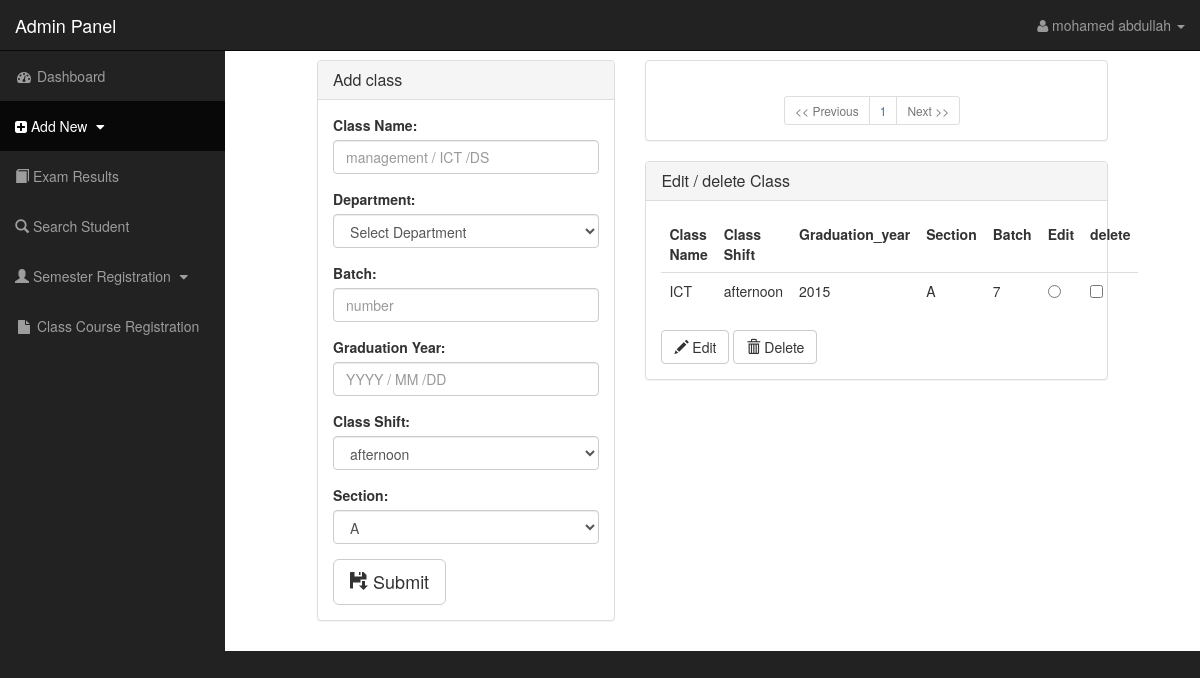
Screenshot of /admin/add_class.php (signed in) with the database file from the repository.
### tables this page shows
CREATE TABLE IF NOT EXISTS `class` (
`class_id` int(11) NOT NULL,
  `class_name` varchar(50) NOT NULL,
  `department_id` int(11) NOT NULL,
  `batch` int(11) NOT NULL,
  `section` varchar(3) NOT NULL,
  `shift` varchar(50) NOT NULL,
  `graduation_year` year(4) NOT NULL
);

### includes/functions.php (called while the page is built, shortened)
<?php
$conn = new mysqli('localhost','root','','exam_res');
function get_all_classes_limit($limit,$offset){
    global $conn;
    $result=$conn->query("select * from class ORDER BY class_name LIMIT $limit OFFSET $offset");
    return $result;
}
function get_total_class(){
    global $conn;
    $result=$conn->query("select count(*) from class ");
    return array_shift($result->fetch_assoc());
}

### includes/pagination.php (called while the page is built)
<?php
class Pagination {
  public $current_page;
  public $per_page;
  public $total_count;
  public function __construct($page=1, $per_page=20, $total_count=0){
  	$this->current_page = (int)$page;
    $this->per_page = (int)$per_page;
    $this->total_count = (int)$total_count;
  }
  public function offset() {
    return ($this->current_page - 1) * $this->per_page;
  }
  public function total_pages() {
    return ceil($this->total_count/$this->per_page);
	}
  public function previous_page() {
    return $this->current_page - 1;
  }
  public function next_page() {
    return $this->current_page + 1;
  }
	public function has_previous_page() {
		return $this->previous_page() >= 1 ? true : false;
	}
	public function has_next_page() {
		return $this->next_page() <= $this->total_pages() ? true : false;
	}
}
?>

### public/admin/add_class.php (the view, shortened to what this page needs)
<?php require_once('../../includes/layout/header.php');?>
<?php require_once('../../includes/functions.php');
admin_confirm_logged_in();?>
<?php require_once('../../includes/pagination.php');?>
<?php $page='add_class';
require_once('../../includes/layout/nav.php');?>
<div id="page-wrapper">
    <div class="row">
        <div class="col-md-4 col-md-offset-1">
            <div class="panel panel-default">
                <div class="panel-heading"><h3 class="panel-title">Add class</h3></div>
                <div class="panel-body">
                    <form role="form" method="post" action="<?php echo $_SERVER['PHP_SELF'];?>">
                        <div class="form-group">
                            <label for="txt_class_name">Class Name:</label>
                            <input type="text" class="form-control" id="txt_class_name" placeholder="management / ICT /DS" name="txt_addcls_name" required>
                        </div>
                        <div class="form-group">
                            <label for="txt_class_Department">Department:</label>
                            <select id="txt_class_Department" class="form-control" name ="ddl_addcls_Dep" required >
                                <option value="" selected>Select Department</option>
                            </select>
                        </div>
                        <div class="form-group">
                            <label for="txt_class_Gyear">Batch:</label>
                            <input type="number" class="form-control" id="txt_class_Gyear" placeholder="number" name="txt_addcls_batch" required>
                        </div>
                        <div class="form-group">
                            <label for="txt_class_Gyear">Graduation Year:</label>
                            <input type="text" class="form-control" id="txt_class_Gyear" placeholder="YYYY / MM /DD " name="txt_addcls_Gyear" required>
                        </div>
                        <div class="form-group">
                            <label for="txt_class_shift">Class Shift:</label>
                            <select id="txt_class_shift" class="form-control" name ="ddl_addcls_shift"  >
                                <option value="afternoon" >afternoon</option>
                            </select>
                        </div>
                        <div class="form-group">
                            <label for="txt_class_section">Section:</label>
                            <select id="txt_class_section" class="form-control" name ="ddl_addcls_section"  >
                                <option value="A" >A</option>
                            </select>
                        </div>
                        <button type="submit" name="submit_cls" class="btn btn-default btn-lg"><span class="glyphicon glyphicon-floppy-save"></span> Submit</button>
                    </form>
                </div>
            </div>
        </div>
        <div class="col-md-6">
            <div class="panel panel-default">
                <div class="panel-body">
                    <?php
                    $class_curr_page=!empty($_GET['class_page'])?(int)$_GET['class_page']:1;
                    $per_page=8;
                    $total_class=get_total_class();
                    $class_page=new Pagination($class_curr_page,$per_page,$total_class);
                    ?>
                    <div class="col-md-7 col-md-offset-3">
                    <ul class="pagination pagination-sm center-block ">
                        <li <?php if(!$class_page->has_previous_page()){echo "class='disabled';";} ?>>
                            <a href="add_class.php?class_page=<?php if($class_page->has_previous_page()){echo $class_page->previous_page();}else{echo $class_curr_page; } ?>" aria-label="Previous">
                                <span aria-hidden="true"><< Previous</span>
                            </a>
                        </li>
                        <?php
                        for($i=1;$i<=$class_page->total_pages();$i++){
                            echo "<li><a class='text-center' href='add_class.php?class_page=".$i."'>".$i."</a><li>";
                        }
                        ?>
                        <li <?php if(!$class_page->has_next_page()){echo "class='disabled';";} ?>>
                            <a href="add_class.php?class_page=<?php if($class_page->has_next_page()){echo $class_page->next_page();}else{echo $class_curr_page;}?>"
                               aria-label="Next">
                                <span aria-hidden="true">Next >></span>
                            </a>
                        </li>
                    </ul>
                    </div>
                </div>
            </div>
            <div class="panel panel-default">
                <div class="panel-heading"><h3 class="panel-title">Edit / delete Class</h3></div>
                <div class="panel-body">
                    <form role="form" method="get" name="add_class_form">
                        <table class="table table-hover">
                            <thead>
                            <tr>
                                <td><b>Class Name</b> </td>
                                <td><b>Class Shift</b> </td>
                                <td><b>Graduation_year</b> </td>
                                <td><b>Section</b> </td>
                                <td><b>Batch</b> </td>
                                <td><b>Edit</b></td>
                                <td><b>delete</b></td>
                            </tr>
                            </thead>
                            <?php
                            $class_results=get_all_classes_limit($per_page,$class_page->offset());
                                while($class_row=$class_results->fetch_assoc()){
                                    $table_row="<tr>";
                                    $table_row.="<td>".$class_row['class_name']."</td>";
                                    $table_row.="<td>".$class_row['shift']."</td>";
                                    $table_row.="<td>".$class_row['graduation_year']."</td>";
                                    $table_row.="<td>".$class_row['section']."</td>";
                                    $table_row.="<td>".$class_row['batch']."</td>";
                                    $table_row.="<td><input type='radio' value='".$class_row['class_id']."' name='radio_edit_cls'></td>";
                                    $table_row.="<td><input type='checkbox' name='chk_delete_cls[]' value='".$class_row['class_id']."'></td>";
                                    $table_row.="<tr>";
                                    echo $table_row;
                                }
                            ?>
                        </table>
                        <button type="submit" class="btn btn-default btn-md" name="btn_edit_cls"><span class="glyphicon glyphicon-pencil"></span> Edit</button>
                        <button type="submit" id="btn_del" class="btn btn-default btn-md" name="btn_delete_cls" onclick="return ConfirmDelete()"><span class="glyphicon glyphicon-trash"></span> Delete</button>
                    </form>
                </div>
            </div>
            </div>
        </div>
        <?php require_once('../../includes/layout/footer.php');?>

### public/css/sb-admin.css (style rules this page uses)
body { margin-top: 100px; background-color: #222; }
@media (min-width:768px) { body { margin-top: 50px; } }
#page-wrapper { width: 100%; padding: 0; background-color: #fff; }
@media (min-width:768px) { #page-wrapper { padding: 10px; } }

### rows the page displays
class: class_name "ICT", shift "afternoon", graduation_year "2015", section "A", batch "7"

### other values shown
$_SESSION['full_name'] "mohamed abdullah"
